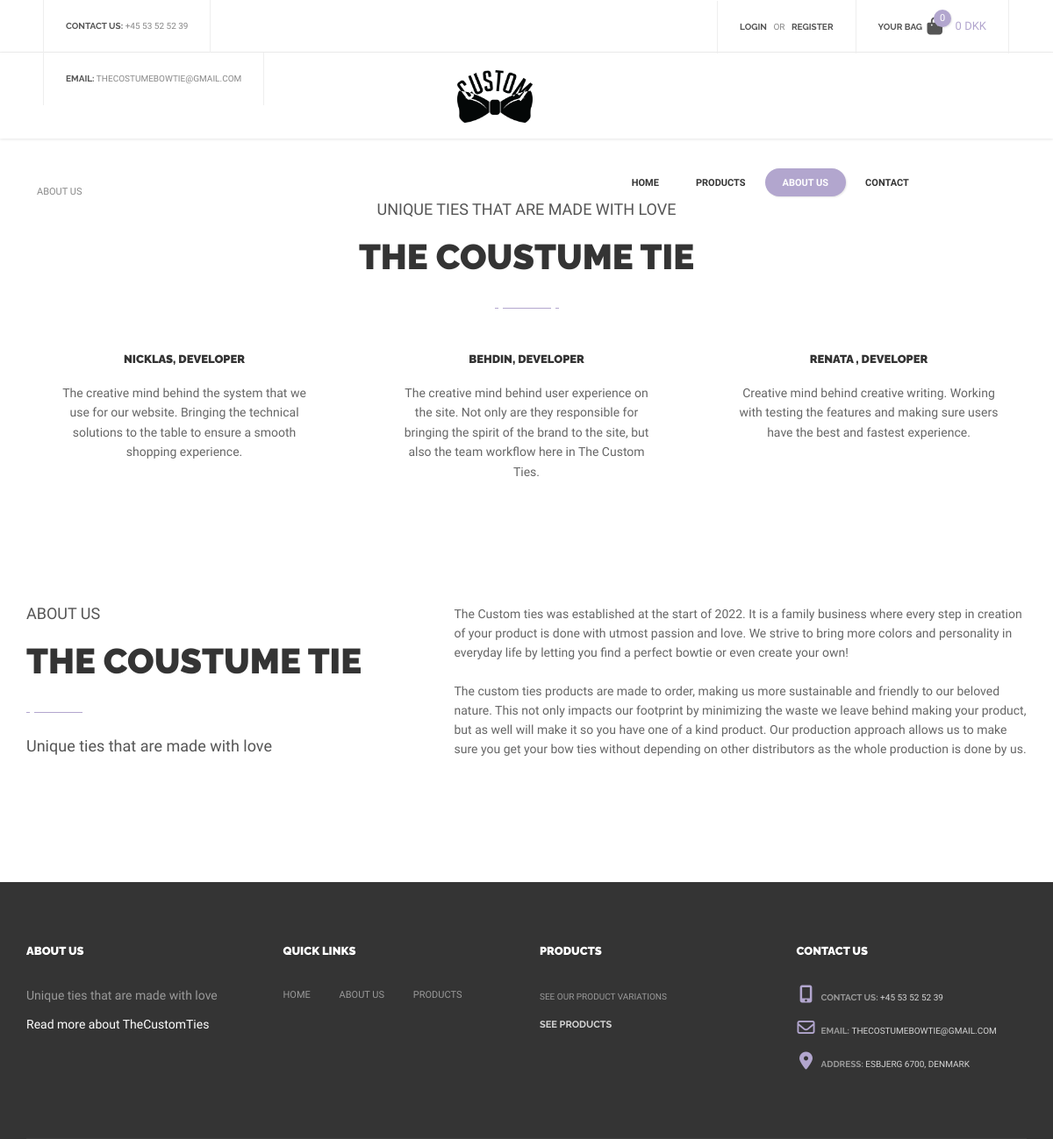
/AboutUS, run on an earlier commit of the app's database.
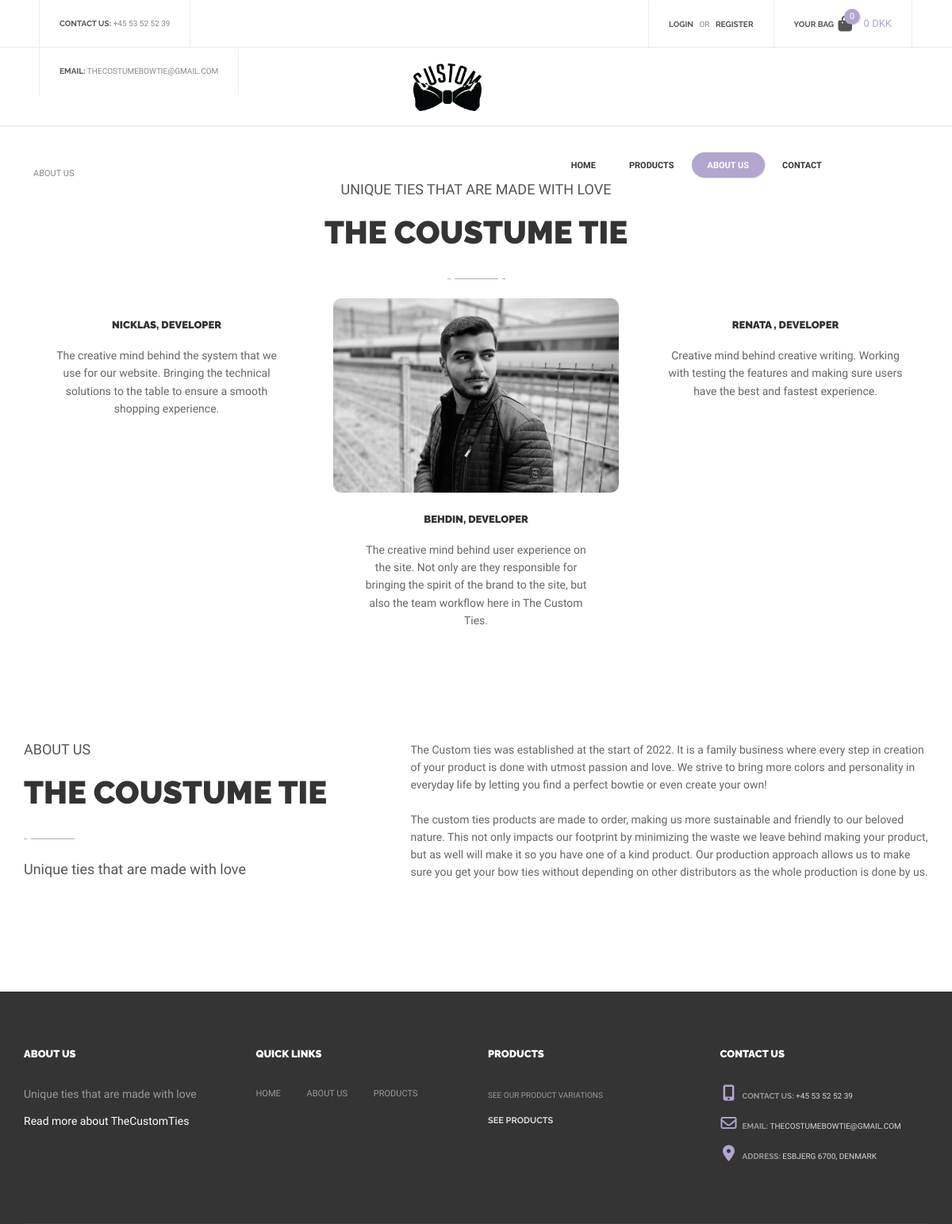
And on a later commit of the database.
### tables this page shows
CREATE TABLE IF NOT EXISTS frontpage (
    id varchar(50) NOT NULL PRIMARY KEY,
    `text` text
);

### index.php (called while the page is built, shortened)
<?php
    include "public/Router.php";
    $request = $_SERVER["REQUEST_URI"];
    $router = new Router($request);
    $router->get('/', 'views/frontend/Home');
    $router->get('/profile', 'views/login/profile');
    $router->get('/editProfileFunction', 'controllers/editProfile');
    $router->get('/loginFunction', 'controllers/login');
    $router->get('/loginFailedFunction', 'controllers/loginFailed');
    $router->get('/signupFunction', 'controllers/signup');
    $router->get('/logoutFunction', 'controllers/logout');
    $router->get('/Product', 'views/frontend/Product');
    $router->get('/ProductType', 'views/frontend/productType');
    $router->get('/ProductSale', 'views/frontend/productSale');
    $router->get('/AboutUS', 'views/frontend/AboutUS');

### models/handlers/frontpageHandler.php (called while the page is built, shortened)
<?php
$rootPath = "";
require_once $rootPath . "public/dbconn.php";
require_once $rootPath . "models/sql/frontpage.php";
class FrontpageHandler extends Frontpage{
    public $db;
    public function __construct($db) {
        $this->db = $db;
    }
    public function getFrontpage(){
        $getFrontpage = $this->db->prepare($this->getAllFrontpageQuery);
        $getFrontpage->execute();
        return $getFrontpage->fetchAll();
    }
}
$FrontpageHandler = new FrontpageHandler($db);

### controllers/frontpage.php (called while the page is built, shortened)
<?php
$dataset = $FrontpageHandler->getFrontpage();
foreach($dataset as $data){
    if($data['id'] == 'phone'){
        $phone = $data['text'];
    }
    if($data['id'] == 'email'){
        $email = $data['text'];
    }
    if($data['id'] == 'address'){
        $address = $data['text'];
    }
    if($data['id'] == 'nav1'){
        $nav1 = $data['text'];
    }
    if($data['id'] == 'nav2'){
        $nav2 = $data['text'];
    }
    if($data['id'] == 'nav3'){
        $nav3 = $data['text'];
    }
    if($data['id'] == 'nav4'){
        $nav4 = $data['text'];
    }
    if($data['id'] == 'aboutPageTitle1'){
        $aboutPageTitle1 = $data['text'];
    }
    if($data['id'] == 'aboutPageText1'){
        $aboutPageText1 = $data['text'];
    }
    if($data['id'] == 'aboutUsImageTwo'){
        $aboutUsImageTwo = $data['text'];
    }
    if($data['id'] == 'aboutPageTitle2'){
        $aboutPageTitle2 = $data['text'];
    }
    if($data['id'] == 'aboutPageText2'){
        $aboutPageText2 = $data['text'];
    }
    if($data['id'] == 'aboutPageTitle3'){
        $aboutPageTitle3 = $data['text'];
    }
    if($data['id'] == 'aboutPageText3'){
        $aboutPageText3 = $data['text'];
    }
    if($data['id'] == 'aboutusSubtitle'){
        $aboutusSubtitle = $data['text'];
    }
    if($data['id'] == 'aboutusSlogan'){
        $aboutusSlogan = $data['text'];
    }
    if($data['id'] == 'aboutusTitle'){
        $aboutusTitle = $data['text'];
    }
    if($data['id'] == 'aboutUs1'){
        $aboutUs1 = $data['text'];
    }
    if($data['id'] == 'aboutUs2'){
        $aboutUs2 = $data['text'];
    }
}

### controllers/cartManager.php (called while the page is built, shortened)
<?php
$total = 0;

### views/frontend/AboutUS.php (the view, shortened to what this page needs)
<?php
    $rootPath = "";
    $pageName = "About Us";
    require_once $rootPath . "views/frontend/partials/header.php";
    require_once $rootPath . "models/handlers/frontpageHandler.php";
    require_once $rootPath . "controllers/frontpage.php";
?>
    <div class="empty-space col-xs-b35 col-md-b70"></div>
<div class="breadcrumbs SiteMap">
    <?php
    for($i = 0; $i < count($_SESSION['breadcrumbs']); $i++){
        $link = $_SESSION['breadcrumbsLinks'][$i];
        echo "<a class='breadcrumb-flex' href='$link'> ".$_SESSION['breadcrumbs'][$i]."</a>";
    }
    ?>
</div>
<div class="container">
    <div class="text-center">
        <div class="simple-article size-3 grey uppercase col-xs-b5"><?php echo $aboutusSlogan ?></div>
        <div class="h2"><?php echo $aboutusTitle ?></div>
        <div class="title-underline center"><span></span></div>
    </div>
</div>
<div class="container">
    <div class="slider-wrapper">
        <div class="swiper-container" data-breakpoints="1" data-xs-slides="1" data-sm-slides="2" data-md-slides="2"
            data-lt-slides="3" data-slides-per-view="3" data-space="30">
            <div class="swiper-wrapper">
                <div class="swiper-slide">
                    <div class="icon-description-shortcode style-2">
                        <div class="content">
                            <h6 class="title h6"><?php echo $aboutPageTitle1?></h6>
                            <div class="description simple-article size-2"><?php echo $aboutPageText1?></div>
                        </div>
                    </div>
                </div>
                <div class="swiper-slide">
                    <div class="icon-description-shortcode style-2">
                        <img class="image-icon image-thumbnail rounded-image" src="uploads/<?php echo $aboutUsImageTwo?>"
                            alt="" />
                        <div class="content">
                            <h6 class="title h6"><?php echo $aboutPageTitle2?></h6>
                            <div class="description simple-article size-2"><?php echo $aboutPageText2?></div>
                        </div>
                    </div>
                </div>
                <div class="swiper-slide">
                    <div class="icon-description-shortcode style-2">
                        <div class="content">
                            <h6 class="title h6"><?php echo $aboutPageTitle3?></h6>
                            <div class="description simple-article size-2"><?php echo $aboutPageText3?></div>
                        </div>
                    </div>
                </div>
            </div>
        </div>
    </div>
</div>
<div class="empty-space col-xs-b35 col-md-b70"></div>
<div class="empty-space col-xs-b35 col-md-b70"></div>
<div class="container">
    <div class="row">
        <div class="col-sm-5">
            <div class="simple-article size-3 grey uppercase col-xs-b5"><?php echo $aboutusSubtitle ?></div>
            <div class="h2"><?php echo $aboutusTitle ?></div>
            <div class="title-underline left"><span></span></div>
            <div class="simple-article size-4 grey"><?php echo $aboutusSlogan ?></div>
        </div>
        <div class="col-sm-7">
            <div class="simple-article size-3">
                <p><?php echo $aboutUs1 ?></p>
                <p><?php echo $aboutUs2 ?>
                </p>
            </div>
        </div>
    </div>
</div>
<div class="empty-space col-xs-b35 col-md-b70"></div>
<div class="empty-space col-xs-b35 col-md-b70"></div>
<?php
    require_once $rootPath . "views/frontend/partials/footer.php";
?>

### public/Router.php (shortened to what this page needs)
<?php
class Router{
    private $request;
    public function __construct($requestPara){
        $this->request = $requestPara;
    }
    public function get($route, $file){
        $uri = trim($this->request, "/");
        $uri = explode("/", $uri);
        if($uri[0] == trim($route, "/")){
            require_once $file . ".php";
        }
    }
}

### views/frontend/partials/header.php (shortened to what this page needs)
<?php
    require_once $rootPath . "models/handlers/frontpageHandler.php";
    require_once $rootPath . "models/handlers/ProductsHandler.php";
    require_once $rootPath . "controllers/frontpage.php";
    require_once $rootPath . "controllers/cartManager.php";
?>
<!DOCTYPE html>
<html lang="en">
<head>
    <link href="https://cdnjs.cloudflare.com/ajax/libs/font-awesome/6.2.0/css/all.min.css" rel="stylesheet">
    <link href="<?php echo BASE_URL ?>/views/frontend/partials/css/TheCostumCSS.css" rel="stylesheet">
    <link href="<?php echo BASE_URL ?>/views/frontend/partials/css/bootstrap.extension.css" rel="stylesheet">
    <link href="<?php echo BASE_URL ?>/views/frontend/partials/css/bootstrap.min.css" rel="stylesheet">
    <link href="<?php echo BASE_URL ?>/views/frontend/partials/css/style.css" rel="stylesheet">
    <link href="<?php echo BASE_URL ?>/views/frontend/partials/css/swiper.css" rel="stylesheet">
    <link href="<?php echo BASE_URL ?>/views/frontend/partials/css/sumoselect.css" rel="stylesheet">
    <link href="<?php echo BASE_URL ?>/views/frontend/partials/css/font-awesome.min.css" rel="stylesheet">
</head>
<body>
    <div id="content-block">
        <header>
            <div class="header-top">
                <div class="content-margins">
                    <div class="row">
                        <div class="col-md-5 hidden-xs hidden-sm">
                            <div class="entry">
                                <b>contact us:</b>
                                <a href="tel:+4553525239"><?php echo $phone ?></a>
                            </div>
                            <div class="entry">
                                <b>email:</b>
                                <a href="mailto:thecostumebowtie@gmail.com"><?php echo $email ?></a>
                            </div>
                        </div>
                        <div class="col-md-7 col-md-text-right">
                            <?php
                                if (!isset($_SESSION["loggedin"]) || $_SESSION["loggedin"] != true) {
                            ?>
                                    <div class="entry">
                                        <a class="open-popup" data-rel="1"><b>login</b></a>
                                        &nbsp; or &nbsp;
                                        <a class="open-popup" data-rel="2"><b>register</b></a>
                                    </div>
                            <?php
                                }
                            ?>
                            <div class="entry hidden-xs hidden-sm cart">
                                <a href="Checkout">
                                    <b class="hidden-xs">Your bag</b>
                                    <?php
                                        $amountOfItems = 0;
                                    ?>
                                    <span class="cart-icon">
                                        <i class="fa fa-shopping-bag" aria-hidden="true"></i>
                                        <span class="cart-label"><?php echo $amountOfItems ?></span>
                                    </span>
                                    <span class="cart-title hidden-xs"><?php echo $total ?> DKK</span>
                                </a>
                            </div>
                        </div>
                    </div>
                </div>
            </div>
            <div class="header-bottom">
                <div class="content-margins">
                    <div class="row">
                        <div class="col-xs-3 col-sm-1">
                            <a id="logo" href="/"><img src="assets/icons/logo-2.png" alt="" /></a>
                        </div>
                        <div class="col-xs-9 col-sm-11 text-right">
                            <div class="nav-wrapper">
                                <nav>
                                    <ul>
                                        <li <?php echo $pageName == "Home" ? 'class="active"' : "" ?>>
                                            <a href="/"><?php echo $nav1 ?></a>
                                        </li>
                                        <li style="margin-left: 2px;" <?php echo $pageName == "Product" ? 'class="active"' : "" ?>>
                                            <a href="Product"><?php echo $nav2 ?></a>
                                        </li>
                                        <li style="margin-left: 2px;" <?php echo $pageName == "About Us" ? 'class="active"' : "" ?>>
                                            <a href="AboutUS"><?php echo $nav3 ?></a>
                                        </li>
                                        <li style="margin-left: 2px;" <?php echo $pageName == "Contact Us" ? 'class="active"' : "" ?>>
                                            <a href="Contact"><?php echo $nav4 ?></a>
                                        </li>
                                    </ul>
                                </nav>
                            </div>
                        </div>
                    </div>
                </div>
            </div>
        </header>

### views/frontend/partials/footer.php (shortened to what this page needs)
<?php
    require_once $rootPath . "models/handlers/frontpageHandler.php";
    require_once $rootPath . "controllers/frontpage.php";
?>
<footer>
            <div class="container">
                <div class="footer-top">
                    <div class="row">
                        <div class="col-sm-6 col-md-3 col-xs-b30 col-md-b0">
                            <h6 class="h6 light"><?php echo $aboutusSubtitle ?></h6>
                            <div class="empty-space col-xs-b20"></div>
                            <div class="simple-article size-2 light fulltransparent margin-15"><?php echo $aboutusSlogan ?></div>
                            <div class="description">
                                    <a href="/AboutUS" class="title">Read more about TheCustomTies</a>
                            </div>
                            <div class="empty-space col-xs-b20"></div>
                        </div>
                        <div class="col-sm-6 col-md-3 col-xs-b30 col-md-b0">
                            <h6 class="h6 light">quick links</h6>
                            <div class="empty-space col-xs-b20"></div>
                            <div class="footer-column-links">
                                <div class="row">
                                    <div class="col-xs-6 footer-links-flex">
                                        <a href="/">home</a>
                                        <a href="/AboutUS">about us</a>
                                        <a href="/Product">products</a>
                                    </div>
                                </div>
                            </div>
                        </div>
                        <div class="col-sm-6 col-md-3 col-xs-b30 col-sm-b0">
                            <h6 class="h6 light">Products</h6>
                            <div class="empty-space col-xs-b20"></div>
                            <div class="footer-post-preview clearfix">
                                <div class="description">
                                    <div class="date">See our product variations</div>
                                    <a href="/Product" class="title">See products</a>
                                </div>
                            </div>
                        </div>
                        <div class="col-sm-6 col-md-3">
                            <h6 class="h6 light">Contact us</h6>
                            <div class="empty-space col-xs-b20"></div>
                                <div class="footer-contact"><i class="fa fa-mobile" aria-hidden="true"></i> contact us: <a href="tel:+4553525239"><?php echo $phone ?></a></div>
                                <div class="footer-contact"><i class="fa fa-envelope-o" aria-hidden="true"></i> email: <a href="mailto:thecostumebowtie@gmail.com"><?php echo $email ?></a></div>
                                <div class="footer-contact"><i class="fa fa-map-marker" aria-hidden="true"></i> address: <a href="#"><?php echo $address ?></a></div>
                        </div>
                    </div>
                </div>
            </div>
        </footer>
</body>
</html>

### views/frontend/partials/css/TheCostumCSS.css (style rules this page uses)
.swiper-wrapper { cursor: url(../../../assets/img/drag.png) 16 9, ew-resize; }
.breadcrumbs { margin-left: 20px; }
.SiteMap { margin-left: 3.5%; display: flex; }
.uppercase { text-transform:uppercase; }
.date, .description { margin-bottom: 15px; color: white; }
.margin-15 { margin-bottom: 15px; }
.footer-links-flex { display: flex; justify-content: space-between; width: 80% !important; }

What changed in the data, as far as the page shows it:
added frontpage: text (picture)
